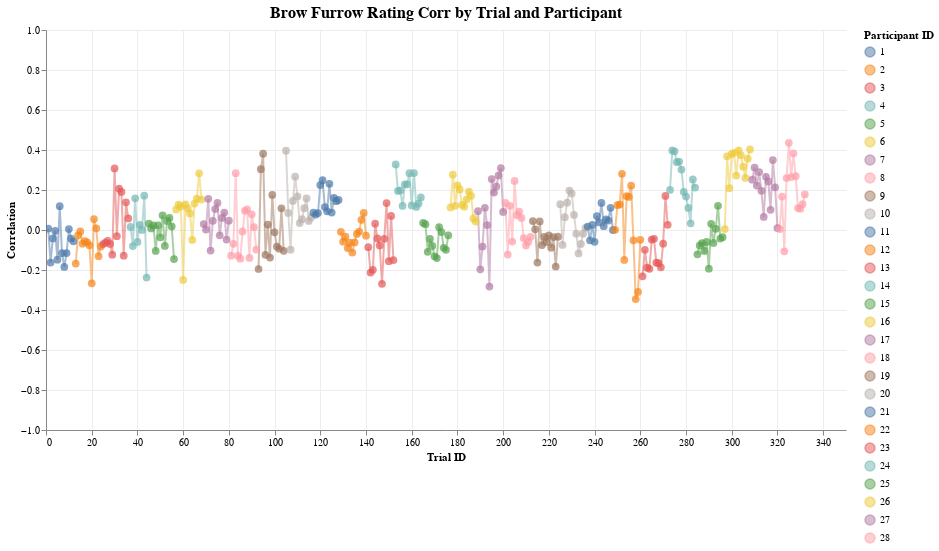
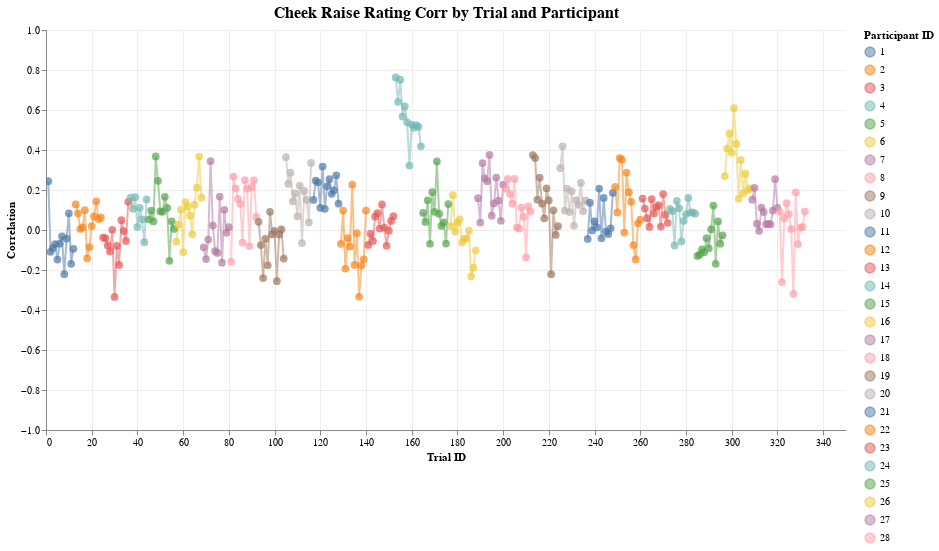
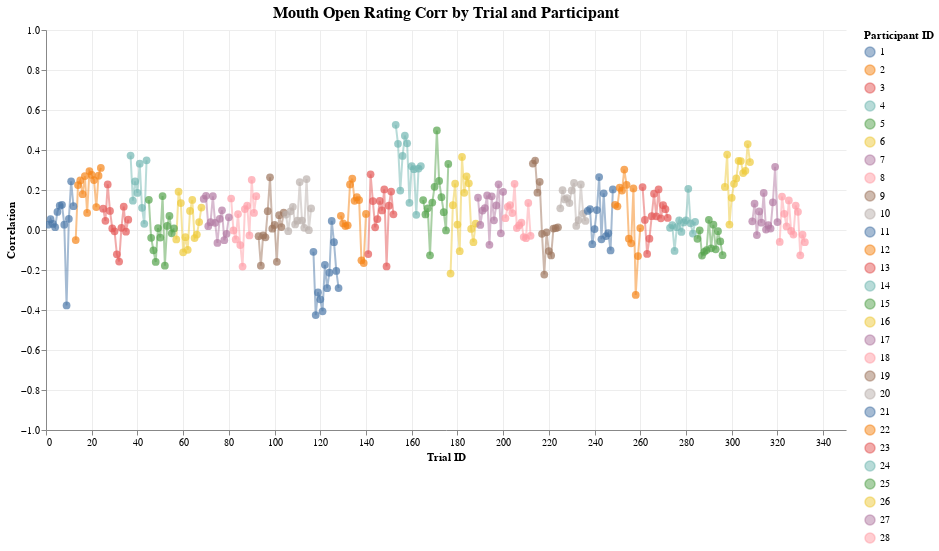
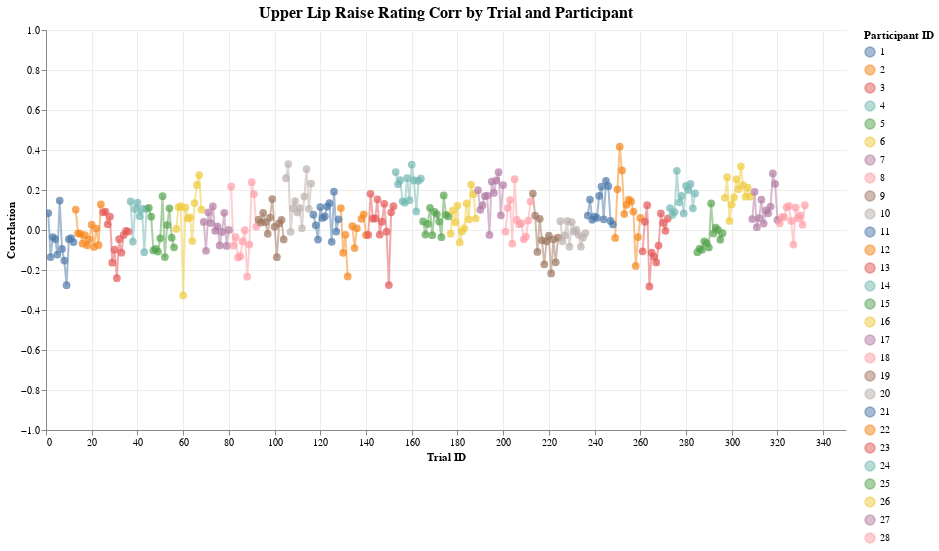

The code cell stored with these charts, in order, in its notebook:
### Code cell
features = [
    "brow_furrow",
    "cheek_raise",
    "mouth_open",
    "upper_lip_raise",
    "nose_wrinkle",
]

for feature in features:
    col1, col2 = feature, "rating"

    corr_by_trial = calculate_correlations_by_trial(df, col1, col2)
    corr_by_participant = aggregate_correlations_fisher_z(
        corr_by_trial, f"{col1}_{col2}_corr", "participant_id", include_ci=True
    )
    display(plot_correlations_by_trial(corr_by_trial, f"{col1}_{col2}_corr"))

### Figure 1 — Vega-Lite specification as saved in the notebook (floating-point values rounded to 4 significant figures; data arrays with more than 128 entries replaced by an {"elided": "..."} marker saying what was removed)
{"config": {"view": {"continuousWidth": 300, "continuousHeight": 300, "strokeWidth": 0}, "axis": {"grid": true, "gridColor": "#ededed"}, "title": {"fontSize": 16, "anchor": "middle"}}, "layer": [{"mark": {"type": "line", "opacity": 0.5}, "encoding": {"color": {"field": "participant_id", "legend": {"title": "Participant ID"}, "type": "nominal"}, "x": {"axis": {"title": "Trial ID"}, "field": "trial_id", "type": "quantitative"}, "y": {"axis": {"title": "Correlation"}, "field": "brow_furrow_rating_corr", "scale": {"domain": [-1, 1]}, "type": "quantitative"}}, "name": "view_78"}, {"mark": {"type": "circle", "size": 60}, "encoding": {"color": {"field": "participant_id", "legend": {"title": "Participant ID"}, "type": "nominal"}, "tooltip": [{"field": "participant_id", "type": "nominal"}, {"field": "trial_id", "type": "quantitative"}, {"field": "brow_furrow_rating_corr", "format": ".3f", "type": "quantitative"}], "x": {"axis": {"title": "Trial ID"}, "field": "trial_id", "type": "quantitative"}, "y": {"axis": {"title": "Correlation"}, "field": "brow_furrow_rating_corr", "scale": {"domain": [-1, 1]}, "type": "quantitative"}}}], "data": {"name": "data-406c35322e76df6a0653426d084af421"}, "height": 400, "params": [{"name": "param_79", "select": {"type": "interval", "encodings": ["x", "y"]}, "bind": "scales", "views": ["view_78"]}], "title": "Brow Furrow Rating Corr by Trial and Participant", "width": 800, "$schema": "https://vega.github.io/schema/vega-lite/v5.20.1.json", "datasets": {"data-406c35322e76df6a0653426d084af421": {"elided": "332 records"}}}

### Figure 2 — Vega-Lite specification as saved in the notebook (floating-point values rounded to 4 significant figures; data arrays with more than 128 entries replaced by an {"elided": "..."} marker saying what was removed)
{"config": {"view": {"continuousWidth": 300, "continuousHeight": 300, "strokeWidth": 0}, "axis": {"grid": true, "gridColor": "#ededed"}, "title": {"fontSize": 16, "anchor": "middle"}}, "layer": [{"mark": {"type": "line", "opacity": 0.5}, "encoding": {"color": {"field": "participant_id", "legend": {"title": "Participant ID"}, "type": "nominal"}, "x": {"axis": {"title": "Trial ID"}, "field": "trial_id", "type": "quantitative"}, "y": {"axis": {"title": "Correlation"}, "field": "cheek_raise_rating_corr", "scale": {"domain": [-1, 1]}, "type": "quantitative"}}, "name": "view_79"}, {"mark": {"type": "circle", "size": 60}, "encoding": {"color": {"field": "participant_id", "legend": {"title": "Participant ID"}, "type": "nominal"}, "tooltip": [{"field": "participant_id", "type": "nominal"}, {"field": "trial_id", "type": "quantitative"}, {"field": "cheek_raise_rating_corr", "format": ".3f", "type": "quantitative"}], "x": {"axis": {"title": "Trial ID"}, "field": "trial_id", "type": "quantitative"}, "y": {"axis": {"title": "Correlation"}, "field": "cheek_raise_rating_corr", "scale": {"domain": [-1, 1]}, "type": "quantitative"}}}], "data": {"name": "data-f236417eea761a847398b290bad32bae"}, "height": 400, "params": [{"name": "param_80", "select": {"type": "interval", "encodings": ["x", "y"]}, "bind": "scales", "views": ["view_79"]}], "title": "Cheek Raise Rating Corr by Trial and Participant", "width": 800, "$schema": "https://vega.github.io/schema/vega-lite/v5.20.1.json", "datasets": {"data-f236417eea761a847398b290bad32bae": {"elided": "332 records"}}}

### Figure 3 — Vega-Lite specification as saved in the notebook (floating-point values rounded to 4 significant figures; data arrays with more than 128 entries replaced by an {"elided": "..."} marker saying what was removed)
{"config": {"view": {"continuousWidth": 300, "continuousHeight": 300, "strokeWidth": 0}, "axis": {"grid": true, "gridColor": "#ededed"}, "title": {"fontSize": 16, "anchor": "middle"}}, "layer": [{"mark": {"type": "line", "opacity": 0.5}, "encoding": {"color": {"field": "participant_id", "legend": {"title": "Participant ID"}, "type": "nominal"}, "x": {"axis": {"title": "Trial ID"}, "field": "trial_id", "type": "quantitative"}, "y": {"axis": {"title": "Correlation"}, "field": "mouth_open_rating_corr", "scale": {"domain": [-1, 1]}, "type": "quantitative"}}, "name": "view_80"}, {"mark": {"type": "circle", "size": 60}, "encoding": {"color": {"field": "participant_id", "legend": {"title": "Participant ID"}, "type": "nominal"}, "tooltip": [{"field": "participant_id", "type": "nominal"}, {"field": "trial_id", "type": "quantitative"}, {"field": "mouth_open_rating_corr", "format": ".3f", "type": "quantitative"}], "x": {"axis": {"title": "Trial ID"}, "field": "trial_id", "type": "quantitative"}, "y": {"axis": {"title": "Correlation"}, "field": "mouth_open_rating_corr", "scale": {"domain": [-1, 1]}, "type": "quantitative"}}}], "data": {"name": "data-82423477e2d2a7ffbc5f0bd04d0424fc"}, "height": 400, "params": [{"name": "param_81", "select": {"type": "interval", "encodings": ["x", "y"]}, "bind": "scales", "views": ["view_80"]}], "title": "Mouth Open Rating Corr by Trial and Participant", "width": 800, "$schema": "https://vega.github.io/schema/vega-lite/v5.20.1.json", "datasets": {"data-82423477e2d2a7ffbc5f0bd04d0424fc": {"elided": "332 records"}}}

### Figure 4 — Vega-Lite specification as saved in the notebook (floating-point values rounded to 4 significant figures; data arrays with more than 128 entries replaced by an {"elided": "..."} marker saying what was removed)
{"config": {"view": {"continuousWidth": 300, "continuousHeight": 300, "strokeWidth": 0}, "axis": {"grid": true, "gridColor": "#ededed"}, "title": {"fontSize": 16, "anchor": "middle"}}, "layer": [{"mark": {"type": "line", "opacity": 0.5}, "encoding": {"color": {"field": "participant_id", "legend": {"title": "Participant ID"}, "type": "nominal"}, "x": {"axis": {"title": "Trial ID"}, "field": "trial_id", "type": "quantitative"}, "y": {"axis": {"title": "Correlation"}, "field": "upper_lip_raise_rating_corr", "scale": {"domain": [-1, 1]}, "type": "quantitative"}}, "name": "view_81"}, {"mark": {"type": "circle", "size": 60}, "encoding": {"color": {"field": "participant_id", "legend": {"title": "Participant ID"}, "type": "nominal"}, "tooltip": [{"field": "participant_id", "type": "nominal"}, {"field": "trial_id", "type": "quantitative"}, {"field": "upper_lip_raise_rating_corr", "format": ".3f", "type": "quantitative"}], "x": {"axis": {"title": "Trial ID"}, "field": "trial_id", "type": "quantitative"}, "y": {"axis": {"title": "Correlation"}, "field": "upper_lip_raise_rating_corr", "scale": {"domain": [-1, 1]}, "type": "quantitative"}}}], "data": {"name": "data-fc9275e7470f16822cf88ff402a7e834"}, "height": 400, "params": [{"name": "param_82", "select": {"type": "interval", "encodings": ["x", "y"]}, "bind": "scales", "views": ["view_81"]}], "title": "Upper Lip Raise Rating Corr by Trial and Participant", "width": 800, "$schema": "https://vega.github.io/schema/vega-lite/v5.20.1.json", "datasets": {"data-fc9275e7470f16822cf88ff402a7e834": {"elided": "332 records"}}}
